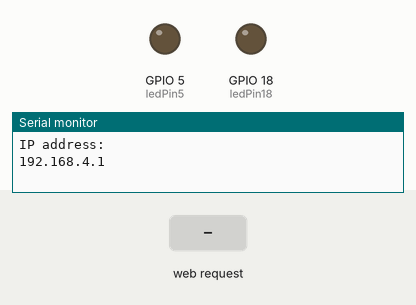
Simulated run of this sketch. Board: ESP32. Parts: output pins drawn as LEDs (lit = HIGH), the last lines printed to the serial monitor. Inputs (shaded band) come from the test bench.

Above: at 1.2 s.
1.3 s: HTTP request GET /5/on received
At 1.6 s:
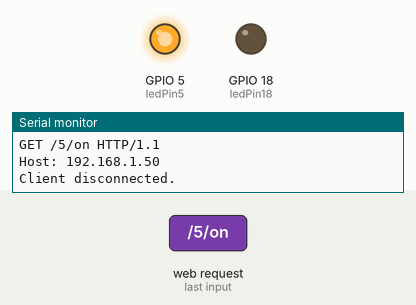
2.8 s: HTTP request GET /18/on received
At 3.9 s:
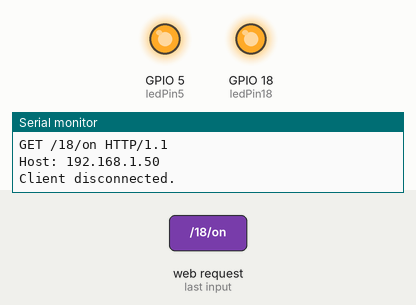
4.3 s: HTTP request GET /5/off received
At 5.1 s:
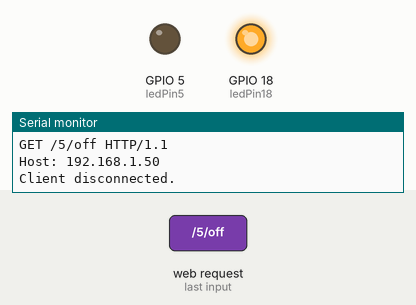
5.8 s: HTTP request GET /18/off received
At 6.2 s:
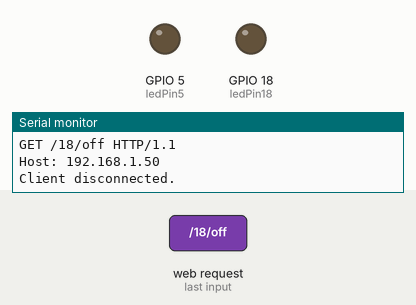
Timing chart, 0 to 8.3 s (numbered marks = the images above; inputs shaded):
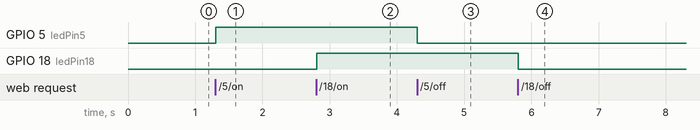

The sketch:

ESP32-Web-Server.ino
```cpp
// Load Wi-Fi library
#include <WiFi.h>

// Network credentials Here
const char* ssid     = "ESP32-Network";
const char* password = "Esp32-Password";

// Set web server port number to 80
WiFiServer server(80);

// Variable to store the HTTP request
String header;

// Variables to store the current LED states
String statePin5 = "off";
String statePin18 = "off";
// Output variable to GPIO pins
const int ledPin5 = 5;
const int ledPin18 = 18;

// Current time
unsigned long currentTime = millis();
// Previous time
unsigned long previousTime = 0;
// Define timeout time in milliseconds
const long timeoutTime = 2000;

void setup() {
  Serial.begin(115200);

  pinMode(ledPin5, OUTPUT);      // Set the LED pin mode
  digitalWrite(ledPin5, LOW);    // Turn LED off by default
  pinMode(ledPin18, OUTPUT);     // Set the LED pin mode
  digitalWrite(ledPin18, LOW);   // Turn LED off by default

  WiFi.softAP(ssid, password);

  // Print IP address and start web server
  Serial.println("");
  Serial.println("IP address: ");
  Serial.println(WiFi.softAPIP());
  server.begin();
}

void loop() {
  WiFiClient client = server.available();   // Listen for incoming clients

  if (client) {                             // If a new client connects,
    currentTime = millis();
    previousTime = currentTime;
    Serial.println("New Client.");          // Print a message out in the serial port
    String currentLine = "";                // Make a String to hold incoming data from the client

    while (client.connected() && currentTime - previousTime <= timeoutTime) {
      // Loop while the client's connected
      currentTime = millis();
      if (client.available()) {             // If there's bytes to read from the client,
        char c = client.read();             // Read a byte, then
        Serial.write(c);                    // Print it out the serial monitor
        header += c;
        if (c == '\n') {                    // If the byte is a newline character
          // If the current line is blank, you got two newline characters in a row.
          // That's the end of the client HTTP request, so send a response:
          if (currentLine.length() == 0) {
            // HTTP headers always start with a response code (e.g. HTTP/1.1 200 OK)
            // and a content-type so the client knows what's coming, then a blank line:
            client.println("HTTP/1.1 200 OK");
            client.println("Content-type:text/html");
            client.println("Connection: close");
            client.println();

            // Turns the GPIOs on and off
            if (header.indexOf("GET /5/on") >= 0) {
              statePin5 = "on";
              digitalWrite(ledPin5, HIGH);               // Turns the LED on
            } else if (header.indexOf("GET /5/off") >= 0) {
              statePin5 = "off";
              digitalWrite(ledPin5, LOW);                // Turns the LED off
            }

            if (header.indexOf("GET /18/on") >= 0) {
              statePin18 = "on";
              digitalWrite(ledPin18, HIGH);              // Turns the LED on
            } else if (header.indexOf("GET /18/off") >= 0) {
              statePin18 = "off";
              digitalWrite(ledPin18, LOW);               // Turns the LED off
            }

            // Display the HTML web page
            client.println("<!DOCTYPE html><html>");
            client.println("<head><meta name=\"viewport\" content=\"width=device-width, initial-scale=1\">");
            client.println("<link rel=\"icon\" href=\"data:,\">");
            // CSS to style the on/off buttons
            client.println("<style>html { font-family: monospace; display: inline-block; margin: 0px auto; text-align: center;}");
            client.println(".button { background-color: yellowgreen; border: none; color: white; padding: 16px 40px;");
            client.println("text-decoration: none; font-size: 32px; margin: 2px; cursor: pointer;}");
            client.println(".button2 {background-color: gray;}</style></head>");

            client.println("<body><h1>ESP32 Web Server</h1>");
            client.println("<p>Control LED State</p>");

            if (statePin5 == "off") {
              client.println("<p><a href=\"/5/on\"><button class=\"button\">ON</button></a></p>");
            } else {
              client.println("<p><a href=\"/5/off\"><button class=\"button button2\">OFF</button></a></p>");
            }
            if (statePin18 == "off") {
              client.println("<p><a href=\"/18/on\"><button class=\"button\">ON</button></a></p>");
            } else {
              client.println("<p><a href=\"/18/off\"><button class=\"button button2\">OFF</button></a></p>");
            }
            client.println("</body></html>");

            // The HTTP response ends with another blank line
            client.println();
            // Break out of the while loop
            break;
          } else { // If you got a newline, then clear currentLine
            currentLine = "";
          }
        } else if (c != '\r') {  // If you got anything else but a carriage return character,
          currentLine += c;      // Add it to the end of the currentLine
        }
      }
    }
    // Clear the header variable
    header = "";
    // Close the connection
    client.stop();
    Serial.println("Client disconnected.");
    Serial.println("");
  }
}
```

Measured:
- after the input at 1.3 s, GPIO 5 (ledPin5): LOW → HIGH at once
- after the input at 2.8 s, GPIO 18 (ledPin18): LOW → HIGH at once
- after the input at 4.3 s, GPIO 5 (ledPin5): HIGH → LOW at once
- after the input at 5.8 s, GPIO 18 (ledPin18): HIGH → LOW at once
